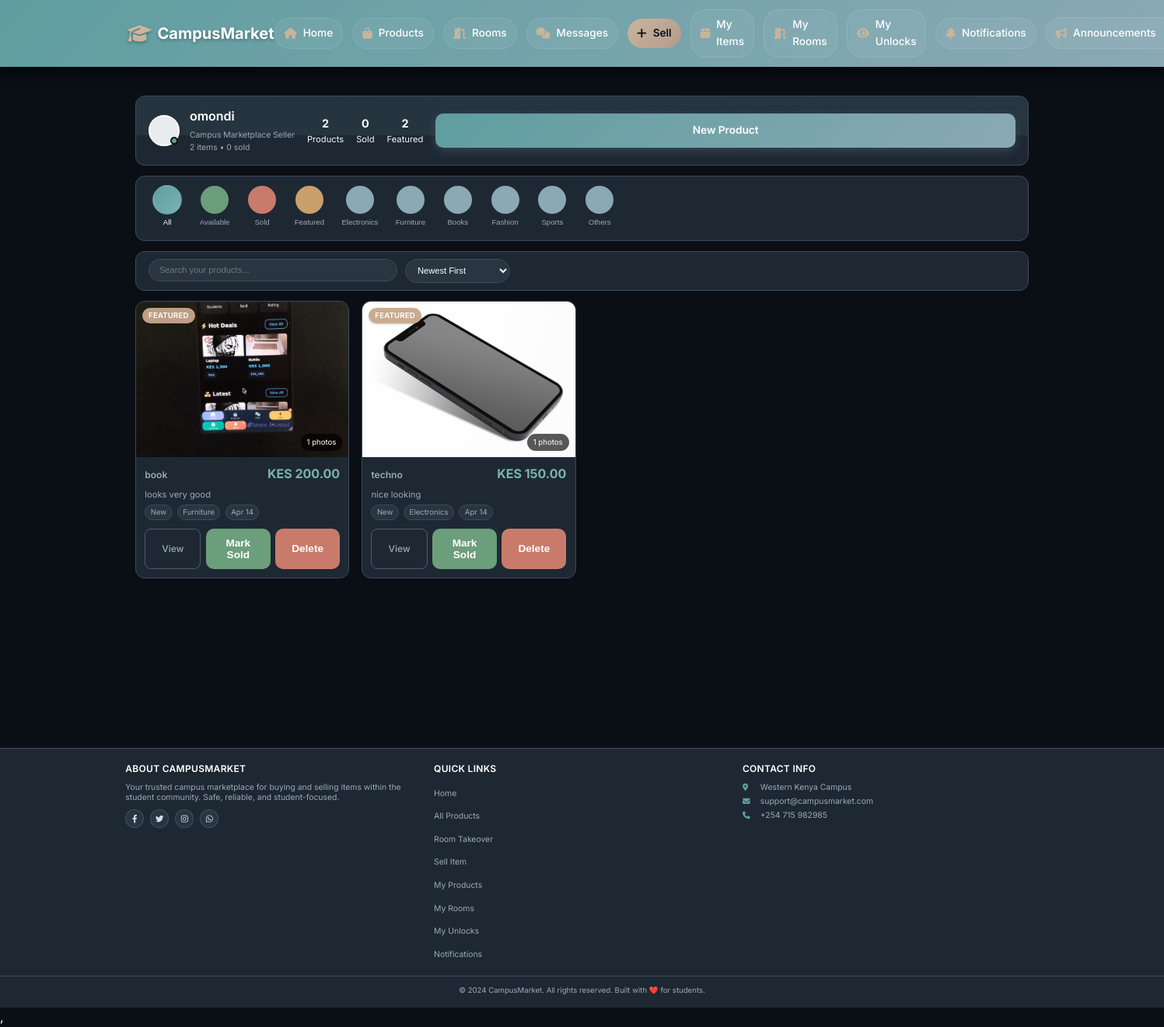
The app's page /my-products (signed in), older data.
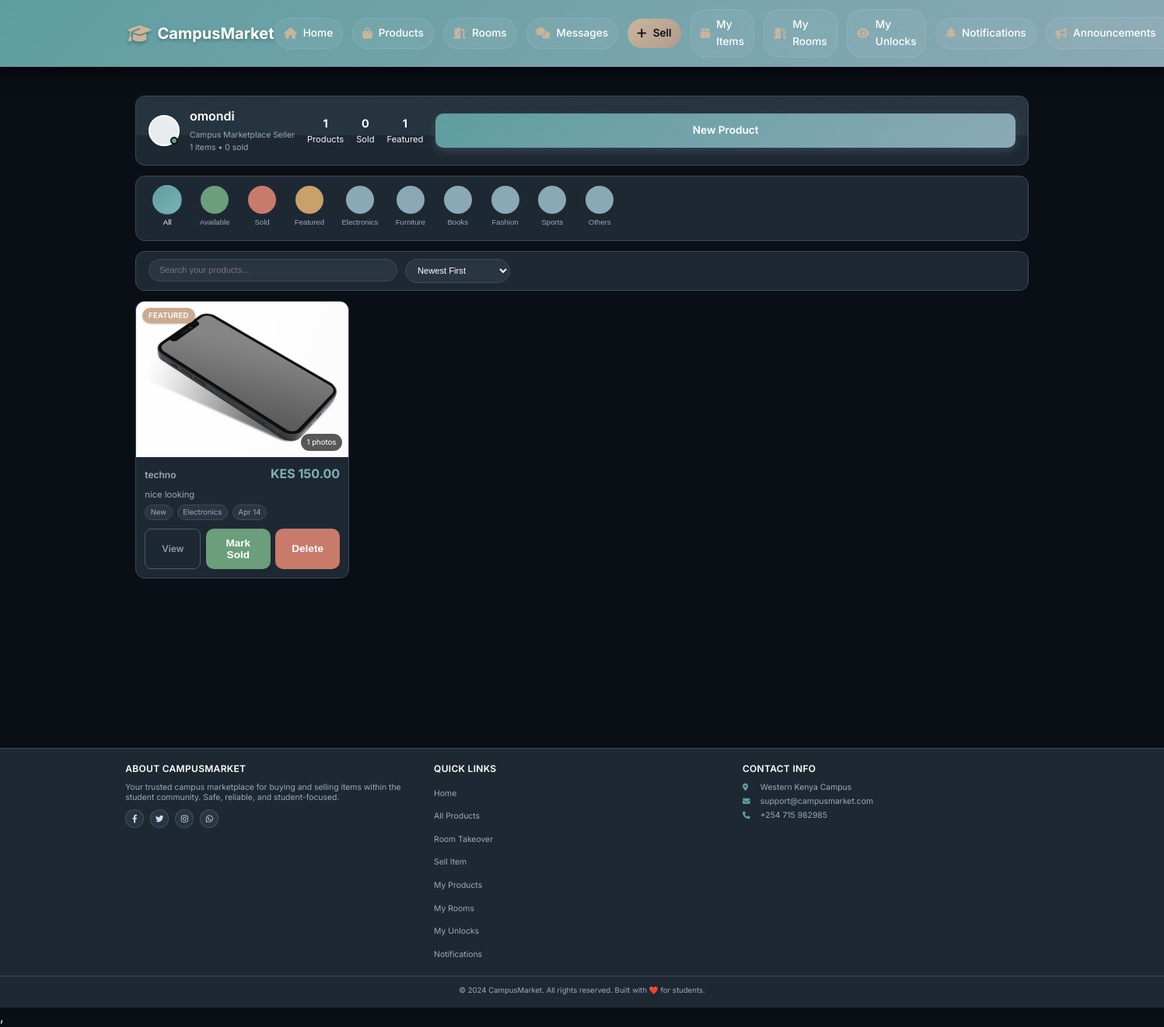
The same page, newer data.
### app/models.py (models this page shows, shortened)
class User(UserMixin, db.Model):
    __tablename__ = 'users'
    id = db.Column(db.Integer, primary_key=True)
    username = db.Column(db.String(80), unique=True, nullable=False)
    email = db.Column(db.String(120), unique=True, nullable=False)
    password_hash = db.Column(db.String(128))
    phone = db.Column(db.String(20))
    created_at = db.Column(db.DateTime, default=datetime.utcnow)
    google_id = db.Column(db.String(100), unique=True, nullable=True)
    profile_picture = db.Column(db.String(500), nullable=True)
    products = db.relationship('Product',
        foreign_keys='Product.seller_id',
        back_populates='seller',
        lazy=True
    )
    payments = db.relationship('Payment',
        back_populates='payment_user',
        lazy=True
    )
    phone_number = db.Column(db.String(20))
    campus_location = db.Column(db.String(100))
    hostel_name = db.Column(db.String(100))
    hostel_room = db.Column(db.String(20))
    whatsapp_number = db.Column(db.String(20))
    show_contact_details = db.Column(db.Boolean, default=True)
    contact_preference = db.Column(db.String(20), default='whatsapp')
    is_admin = db.Column(db.Boolean, default=False)
    conversations_as_buyer = db.relationship('Chat',
        foreign_keys='Chat.buyer_id',
        back_populates='buyer',
        lazy=True,
        cascade='all, delete-orphan'
    )
    conversations_as_seller = db.relationship('Chat',
        foreign_keys='Chat.seller_id',
        back_populates='seller',
        lazy=True,
        cascade='all, delete-orphan'
    )
    sent_messages = db.relationship('Message',
        foreign_keys='Message.sender_id',
        back_populates='sender',
        lazy=True,
        cascade='all, delete-orphan'
    )
    sent_offers = db.relationship('Offer',
        foreign_keys='Offer.buyer_id',
        back_populates='offer_buyer',
        lazy=True
    )
    received_offers = db.relationship('Offer',
        foreign_keys='Offer.seller_id',
        back_populates='offer_seller',
        lazy=True
    )

class Category(db.Model):
    __tablename__ = 'categories'
    id = db.Column(db.Integer, primary_key=True)
    name = db.Column(db.String(100), nullable=False)
    description = db.Column(db.Text)
    products = db.relationship('Product', back_populates='category', lazy=True)

class Product(db.Model):
    __tablename__ = 'products'
    id = db.Column(db.Integer, primary_key=True)
    title = db.Column(db.String(100), nullable=False)
    description = db.Column(db.Text)
    price = db.Column(db.Float, nullable=False)
    condition = db.Column(db.String(20))
    contact_info = db.Column(db.Text)
    is_fast_moving = db.Column(db.Boolean, default=False)
    is_active = db.Column(db.Boolean, default=True)
    is_sold = db.Column(db.Boolean, default=False)
    Token = db.Column(db.Float, nullable=False)
    category_id = db.Column(db.Integer, db.ForeignKey('categories.id'), nullable=False)
    seller_id = db.Column(db.Integer, db.ForeignKey('users.id'), nullable=False)
    image_group_id = db.Column(db.Integer, db.ForeignKey('product_image_groups.id'), nullable=True)
    created_at = db.Column(db.DateTime, default=datetime.utcnow)
    updated_at = db.Column(db.DateTime, default=datetime.utcnow, onupdate=datetime.utcnow)
    hostel_name = db.Column(db.String(100), nullable=False, default='')
    location = db.Column(db.String(100), nullable=False, default='')
    leave_date = db.Column(db.DateTime, nullable=False, default=datetime.utcnow)
    room_type = db.Column(db.String(20), default='single')
    deposit = db.Column(db.Float, default=0)
    commission_percentage = db.Column(db.Float, default=0)
    is_commission_listing = db.Column(db.Boolean, default=False)
    status = db.Column(db.String(20), default='available')
    agreement_user_id = db.Column(db.Integer, db.ForeignKey('users.id'), nullable=True)
    agreement_expires_at = db.Column(db.DateTime, nullable=True)
    booked_at = db.Column(db.DateTime, nullable=True)
    total_unlocks = db.Column(db.Integer, default=0)
    last_interest_update = db.Column(db.DateTime, default=datetime.utcnow)
    payments = db.relationship('Payment', back_populates='product', lazy=True, cascade="all, delete-orphan")
    chats = db.relationship('Chat', back_populates='product', lazy=True, cascade='all, delete-orphan')
    offers = db.relationship('Offer', back_populates='product', lazy=True, cascade='all, delete-orphan')
    unlocks = db.relationship(
    'ProductUnlock',
    back_populates='product',
    cascade='all, delete-orphan'
)
    notifications = db.relationship(
    'Notification',
    back_populates='product',
    cascade='all, delete-orphan'
)
    agreement_user = db.relationship('User', foreign_keys=[agreement_user_id])
    category = db.relationship('Category', back_populates='products')
    seller = db.relationship('User', foreign_keys=[seller_id], back_populates='products')
    image_group = db.relationship('ProductImageGroup', back_populates='product')
    @property
    def image(self):
        if self.image_group and self.image_group.images:
            return self.image_group.images[0].filename
        return None
    @property
    def images(self):
        if self.image_group:
            return self.image_group.images
        return []

class ProductImage(db.Model):
    __tablename__ = 'product_images'
    id = db.Column(db.Integer, primary_key=True)
    filename = db.Column(db.String(255), nullable=False)
    filepath = db.Column(db.String(500), nullable=False)
    uploaded_at = db.Column(db.DateTime, default=datetime.utcnow)
    group_id = db.Column(db.Integer, db.ForeignKey('product_image_groups.id'))
    group = db.relationship('ProductImageGroup', back_populates='images')

### app/products/routes.py (the view)
@products_bp.route('/my-products')
@cache.cached(timeout=60)
@login_required
def my_products_list():
    products = Product.query.filter_by(seller_id=current_user.id).order_by(Product.created_at.desc()).all()
    categories = Category.query.all()
    return render_template('products/my_products.html', products=products, categories=categories)

### app/templates/products/my_products.html (shortened to what this page needs)
{% extends "base.html" %}
{% block content %}
<div class="my-products-container">
    <div class="profile-header">
        <div class="header-background"></div>
        <div class="header-content">
            <div class="profile-main">
                <div class="profile-avatar">
                    <div class="avatar-circle"></div>
                    <div class="online-indicator"></div>
                </div>
                <div class="profile-details">
                    <h1 class="profile-name">{{ current_user.username }}</h1>
                    <div class="profile-bio">
                        <p>Campus Marketplace Seller</p>
                        <p>{{ products|length }} items • {{ products|selectattr('is_sold')|list|length }} sold</p>
                    </div>
                </div>
            </div>
            <div class="profile-stats">
                <div class="stat">
                    <span class="stat-number">{{ products|length }}</span>
                    <span class="stat-label">Products</span>
                </div>
                <div class="stat">
                    <span class="stat-number">{{ products|selectattr('is_sold')|list|length }}</span>
                    <span class="stat-label">Sold</span>
                </div>
                <div class="stat">
                    <span class="stat-number">{{ products|selectattr('is_fast_moving')|list|length }}</span>
                    <span class="stat-label">Featured</span>
                </div>
            </div>
            <a href="{{ url_for('products.create_product') }}" class="btn btn-primary add-product-btn">
                New Product
            </a>
        </div>
    </div>
    <div class="filter-tabs">
        <div class="filter-scroll">
            <button class="filter-btn active" data-filter="all">
                <div class="filter-circle all-circle"></div>
                <span>All</span>
            </button>
            <button class="filter-btn" data-filter="available">
                <div class="filter-circle available-circle"></div>
                <span>Available</span>
            </button>
            <button class="filter-btn" data-filter="sold">
                <div class="filter-circle sold-circle"></div>
                <span>Sold</span>
            </button>
            <button class="filter-btn" data-filter="featured">
                <div class="filter-circle featured-circle"></div>
                <span>Featured</span>
            </button>
            {% for category in categories %}
            <button class="filter-btn" data-filter="{{ category.name }}">
                <div class="filter-circle category-circle"></div>
                <span>{{ category.name }}</span>
            </button>
            {% endfor %}
        </div>
    </div>
    <div class="search-sort-bar">
        <div class="search-container">
            <input type="text" id="searchInput" placeholder="Search your products...">
        </div>
        <div class="sort-container">
            <select id="sortSelect" class="sort-select">
                <option value="newest">Newest First</option>
            </select>
        </div>
    </div>
    <div class="products-section">
        {% if products %}
            <div class="products-grid" id="productsGrid">
                {% for product in products %}
                    <div class="product-card"
                         data-status="{{ 'sold' if product.is_sold else 'available' }}"
                         data-category="{{ product.category.name if product.category else 'Other' }}"
                         data-featured="{{ 'true' if product.is_fast_moving else 'false' }}"
                         data-name="{{ product.title.lower() }}"
                         data-price="{{ product.price }}"
                         data-date="{{ product.created_at.timestamp() }}"
                         data-product-id="{{ product.id }}">
                        <div class="product-image-section" onclick="openImageGallery({{ product.id }}, [
                            {% if product.image %}
                                '{{ url_for('static', filename='uploads/product_images/' + product.image) }}'
                                {% if product.images %}
                                    {% for img in product.images %}
                                        , '{{ url_for('static', filename='uploads/product_images/' + img.filename) }}'
                                    {% endfor %}
                                {% endif %}
                            {% endif %}
                        ])">
                            {% if product.image %}
                                <img src="{{ url_for('static', filename='uploads/product_images/' + product.image) }}"
                                     alt="{{ product.title }}"
                                     class="product-image"
                                     onerror="this.style.display='none'; this.nextElementSibling.style.display='flex';">
                            {% endif %}
                            <div class="product-badges">
                                {% if product.is_sold %}
                                <div class="badge sold">
                                    <span>Sold on {{ product.updated_at.strftime('%b %d, %Y') if product.updated_at else product.created_at.strftime('%b %d, %Y') }}</span>
                                </div>
                                {% elif product.is_fast_moving %}
                                <div class="badge featured">
                                    <span>Featured</span>
                                </div>
                                {% endif %}
                            </div>
                            {% if product.images %}
                            <div class="multiple-images-indicator">
                                <span>{{ product.images|length }} photos</span>
                            </div>
                            {% endif %}
                        </div>
                        <div class="product-content">
                            <div class="product-header">
                                <h3 class="product-title">{{ product.title }}</h3>
                                <div class="product-price">KES {{ "{:,.2f}".format(product.price) }}</div>
                            </div>
                            <p class="product-description">
                                {{ product.description[:120] }}{% if product.description|length > 120 %}...{% endif %}
                            </p>
                            <div class="product-meta">
                                <span class="meta-item">{{ product.condition|replace('_', ' ')|title }}</span>
                                <span class="meta-item">{{ product.category.name if product.category else 'General' }}</span>
                                <span class="meta-item">{{ product.created_at.strftime('%b %d') }}</span>
                            </div>
                            <div class="product-actions">
                                <a href="{{ url_for('products.view_product', product_id=product.id) }}" class="btn btn-view">View</a>
                                {% if not product.is_sold %}
                                <button class="btn btn-mark-sold" onclick="markAsSold({{ product.id }})">Mark Sold</button>
                                {% endif %}
                                <button class="btn btn-delete" onclick="deleteProduct({{ product.id }})">Delete</button>
                            </div>
                        </div>
                    </div>
                {% endfor %}
            </div>
        {% endif %}
    </div>
</div>
{% endblock %}

Row changes from the older to the newer data that the page shows:
removed Product: filename (picture), is_sold "FEATURED", images|length "1", title "book", price "200.00", description "looks very good", condition "New", category "Furniture", created_at "Apr 14"
Text that changed along with them:
{{ products|length }}: "2" → "1"
{{ products|selectattr('is_fast_moving')|list|length }}: "2" → "1"
